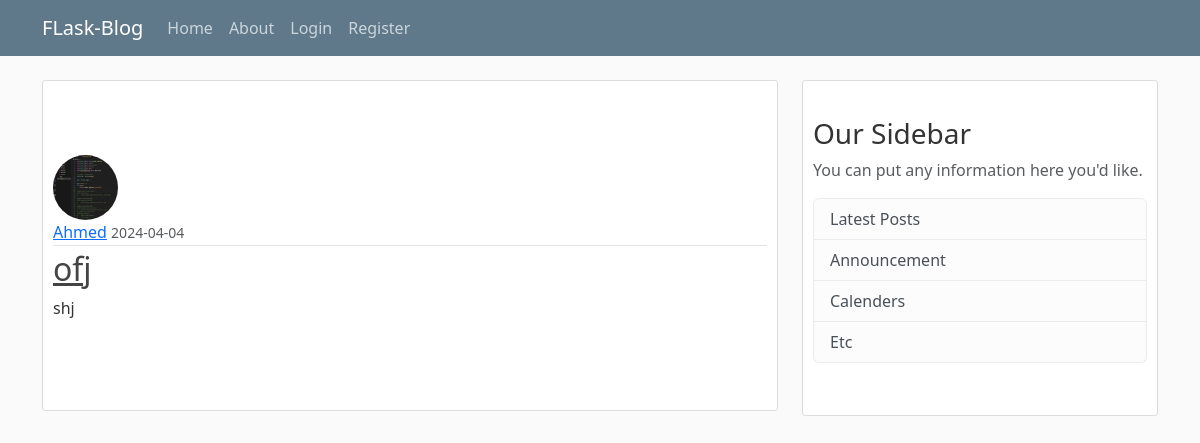
Page /home on the earlier database version.
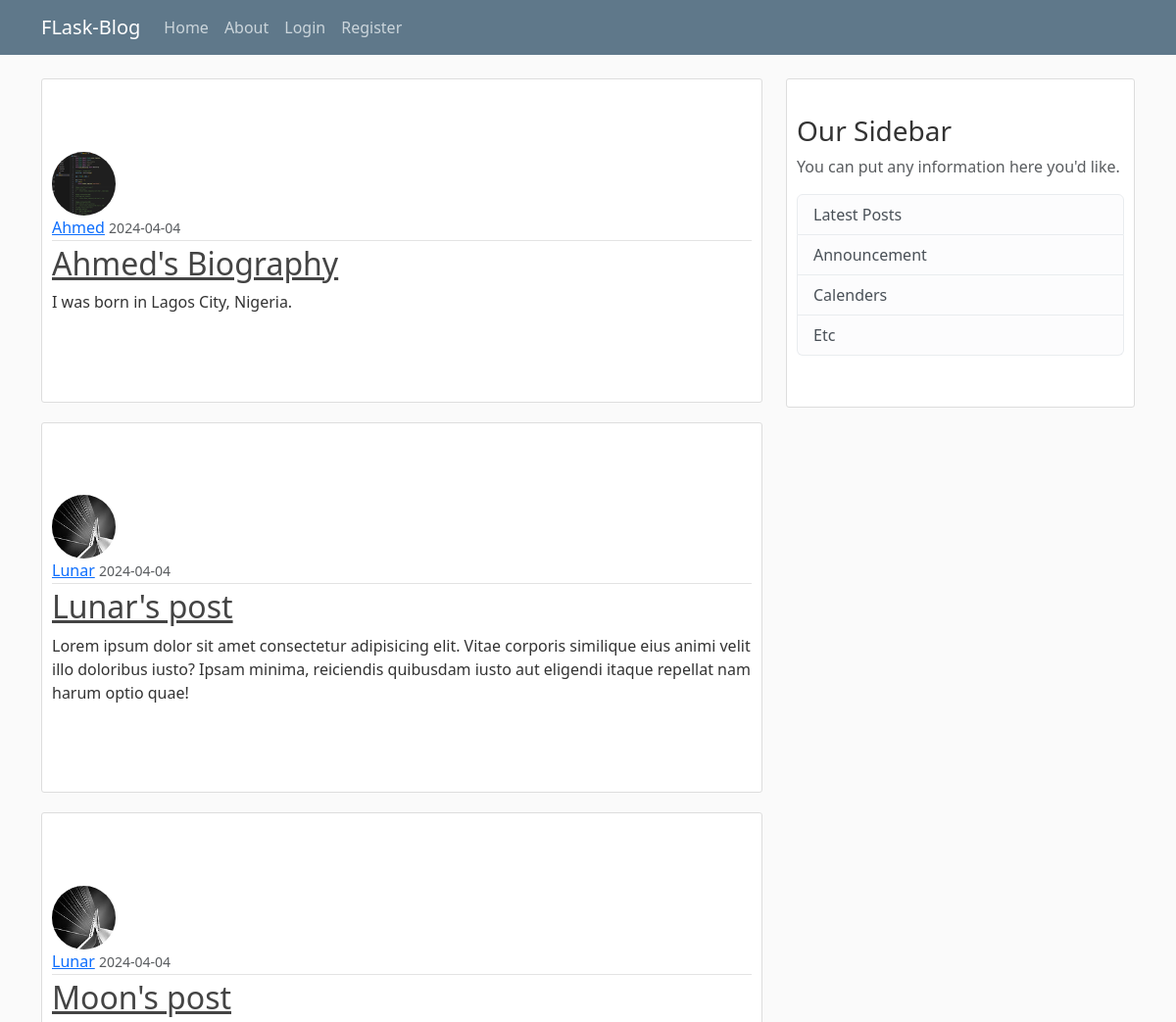
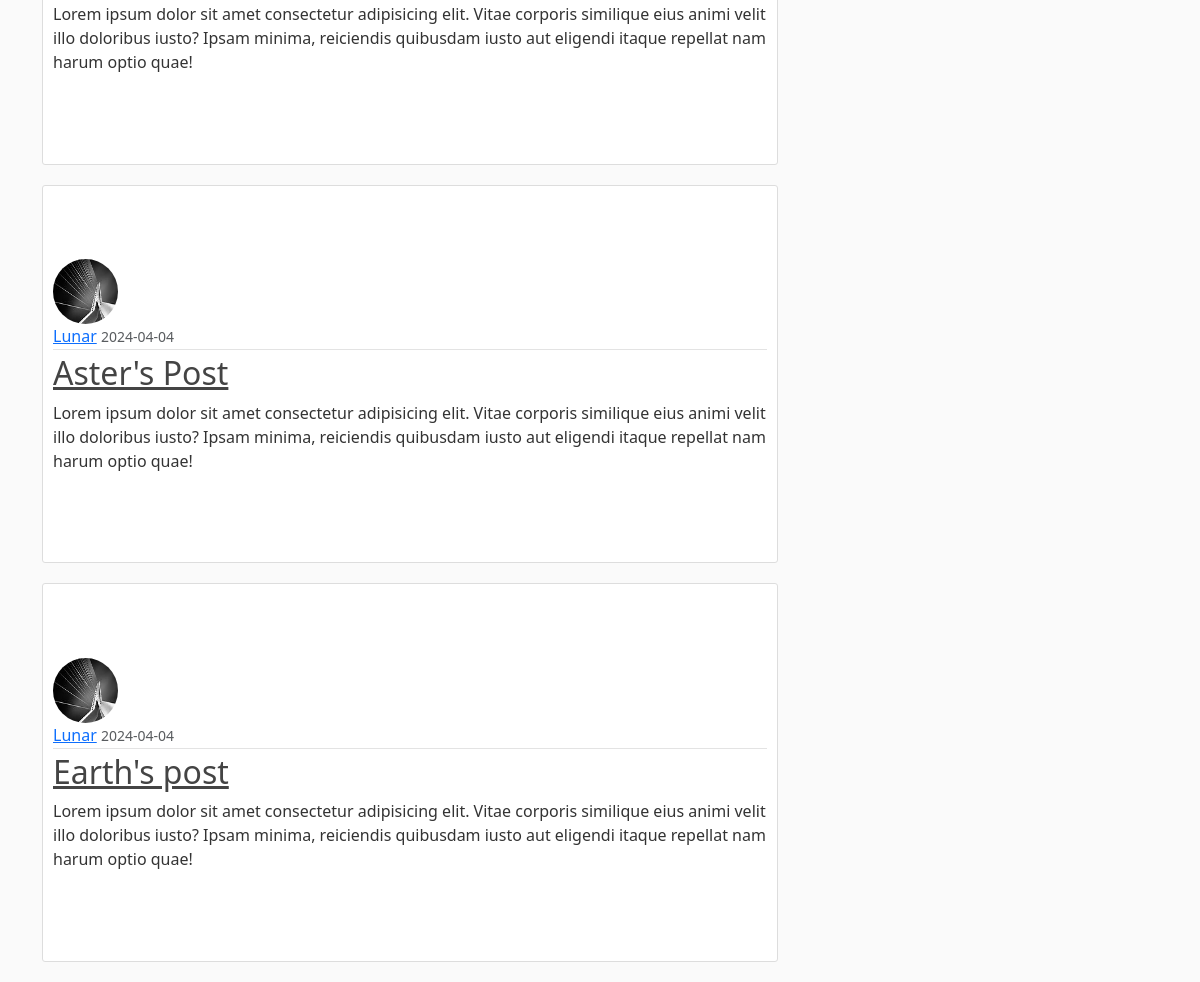
Same page on the later database version (2 pictures, top to bottom).
### flaskblog/models.py (models this page shows, shortened)
class Post(db.Model):
    id =  db.Column(db.Integer, primary_key=True)
    title = db.Column(db.String(100), nullable=False)
    date_posted = db.Column(db.DateTime, nullable=False, default=datetime.utcnow)
    content = db.Column(db.Text, nullable=False)
    user_id = db.Column(db.Integer, db.ForeignKey('user.id'), nullable=False)

class User(db.Model, UserMixin):
    id = db.Column(db.Integer, primary_key = True)
    username = db.Column(db.String(20), unique=True, nullable=False)
    email = db.Column(db.String(120), unique=True, nullable=False)
    image_file = db.Column(db.String(20), nullable=False, default='default.jpg')
    password = db.Column(db.String(60), nullable=False)
    Posts = db.relationship('Post', backref='author',  lazy=True)

### flaskblog/routes.py (the view)
@app.route('/')
@app.route("/home")
def home():
    page = request.args.get('page', 1, type=int)
    posts = Post.query.paginate(page=page, per_page=5)
    return render_template('home.html', posts=posts)

### flaskblog/templates/home.html
{% extends "layout.html" %}
{% block content%}
    {% for post in posts.items %}
        <article class="media content-section">
            <img class="rounded-circle article-img" src="{{url_for('static', filename='profile_pics/' + post.author.image_file) }}">
            <div class="media-body">
                <div class="article-metadata">
                    <a class="mr-2" href="#">{{ post.author.username }}</a>
                    <small class="text-muted">{{ post.date_posted.strftime('%Y-%m-%d') }}</small>
                </div>
                <h2><a class="article-title" href="{{ url_for('post', post_id=post.id) }}">{{ post.title }}</a></h2>
                <p class="article-content">{{ post.content }}</p>
            </div>
        </article>
    {% endfor %}
{% endblock content %}

### flaskblog/templates/layout.html (shortened to what this page needs)
<!DOCTYPE html>
<html lang="en">
<head>
    <link rel="stylesheet" href="https://cdn.jsdelivr.net/npm/bootstrap@5.3.3/dist/css/bootstrap.min.css">
    <link rel="stylesheet" type="text/css" href="{{ url_for('static', filename='main.css')}}">
</head>
<body>
    <header class="site-header">
        <nav class="navbar navbar-expand-md navbar-dark bg-steel fixed-top">
            <div class="container">
                <a class="navbar-brand mr-4" href="/">FLask-Blog</a>
                <div class="collapse navbar-collapse" id="navbarToggle">
                    <div class="navbar-nav mr-auto">
                        <a class="nav-item nav-link" href="/">Home</a>
                        <a class="nav-item nav-link" href="/about">About </a>
                    </div>
                    <div class="navbar-nav">
                        {% if current_user.is_authenticated %}
                        <a class="nav-item nav-link" href="{{url_for('new_post') }}">New Post</a>
                        <a class="nav-item nav-link" href="{{url_for('account') }}">Account</a>
                        <a class="nav-item nav-link" href="{{ url_for('logout') }}">Logout</a>
                        {% else %}
                        <a class="nav-item nav-link" href="{{ url_for('login') }}">Login</a>
                        <a class="nav-item nav-link" href="{{ url_for('registration') }}">Register</a>
                        {%endif %}
                    </div>
                </div>
            </div>
        </nav>
    </header>
<main role="main" class="container">
    <div class="row">
        <div class="col-md-8">
            {% block content %} {% endblock %}
        </div>
        <div class="col-md-4">
            <div class="content-section">
                <h3>Our Sidebar</h3>
                <p class="text-muted">You can put any information here you'd like.
                    <ul class="list-group">
                        <li class="list-group-item list-group-item-light">Latest Posts</li>
                        <li class="list-group-item list-group-item-light">Announcement</li>
                        <li class="list-group-item list-group-item-light">Calenders</li>
                        <li class="list-group-item list-group-item-light">Etc</li>
                    </ul>
                </p>
            </div>
        </div>
    </div>
</main>
</html>

### flaskblog/static/main.css (style rules this page uses)
body { background: #fafafa; color: #333333; margin-top: 5rem; }
.bg-steel { background-color: #5f788a; }
.site-header .navbar-nav .nav-link { color: #cbd5db; }
.content-section { background: #ffffff; padding: 10% 10px; border: 1px solid #dddddd; border-radius: 3px; margin-bottom: 20px; list-style: none; }
.article-title { color: #444444; }
.article-content { white-space: pre-line; }
.article-img { height: 65px; width: 65px; margin-right: 16px; }
.article-metadata { padding-bottom: 1px; margin-bottom: 4px; border-bottom: 1px solid #e3e3e3; }

Differences in the rows shown:
changed Post "Ahmed": title "ofj" → "Ahmed's Biography"; content "shj" → "I was born in Lagos City, Nigeria."
added Post: image_file (placeholder picture), author.username "Lunar", date_posted "2024-04-04", title "Lunar's post", content "Lorem ipsum dolor sit amet consectetur adipisicing elit. Vitae corporis similique eius animi velit illo doloribus iusto? Ipsam minima, reiciendis quibusdam iusto aut eligendi itaque repellat nam harum optio quae!"
added Post: image_file (placeholder picture), author.username "Lunar", date_posted "2024-04-04", title "Moon's post", content "Lorem ipsum dolor sit amet consectetur adipisicing elit. Vitae corporis similique eius animi velit illo doloribus iusto? Ipsam minima, reiciendis quibusdam iusto aut eligendi itaque repellat nam harum optio quae!"
added Post: image_file (placeholder picture), author.username "Lunar", date_posted "2024-04-04", title "Aster's Post", content "Lorem ipsum dolor sit amet consectetur adipisicing elit. Vitae corporis similique eius animi velit illo doloribus iusto? Ipsam minima, reiciendis quibusdam iusto aut eligendi itaque repellat nam harum optio quae!"
added Post: image_file (placeholder picture), author.username "Lunar", date_posted "2024-04-04", title "Earth's post", content "Lorem ipsum dolor sit amet consectetur adipisicing elit. Vitae corporis similique eius animi velit illo doloribus iusto? Ipsam minima, reiciendis quibusdam iusto aut eligendi itaque repellat nam harum optio quae!"
